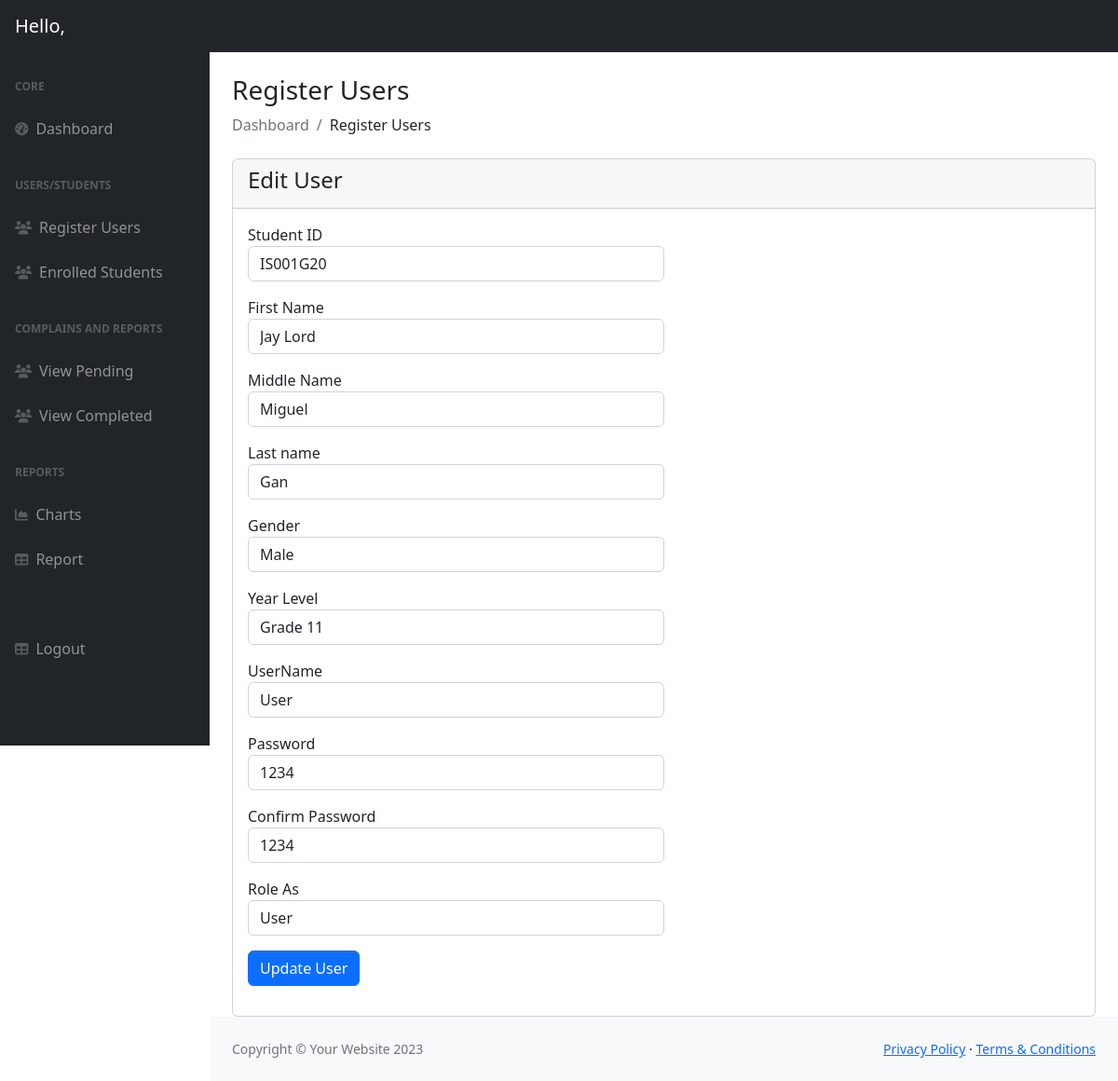
Before: /admin/edit_user.php?id=3444 with the older database file.
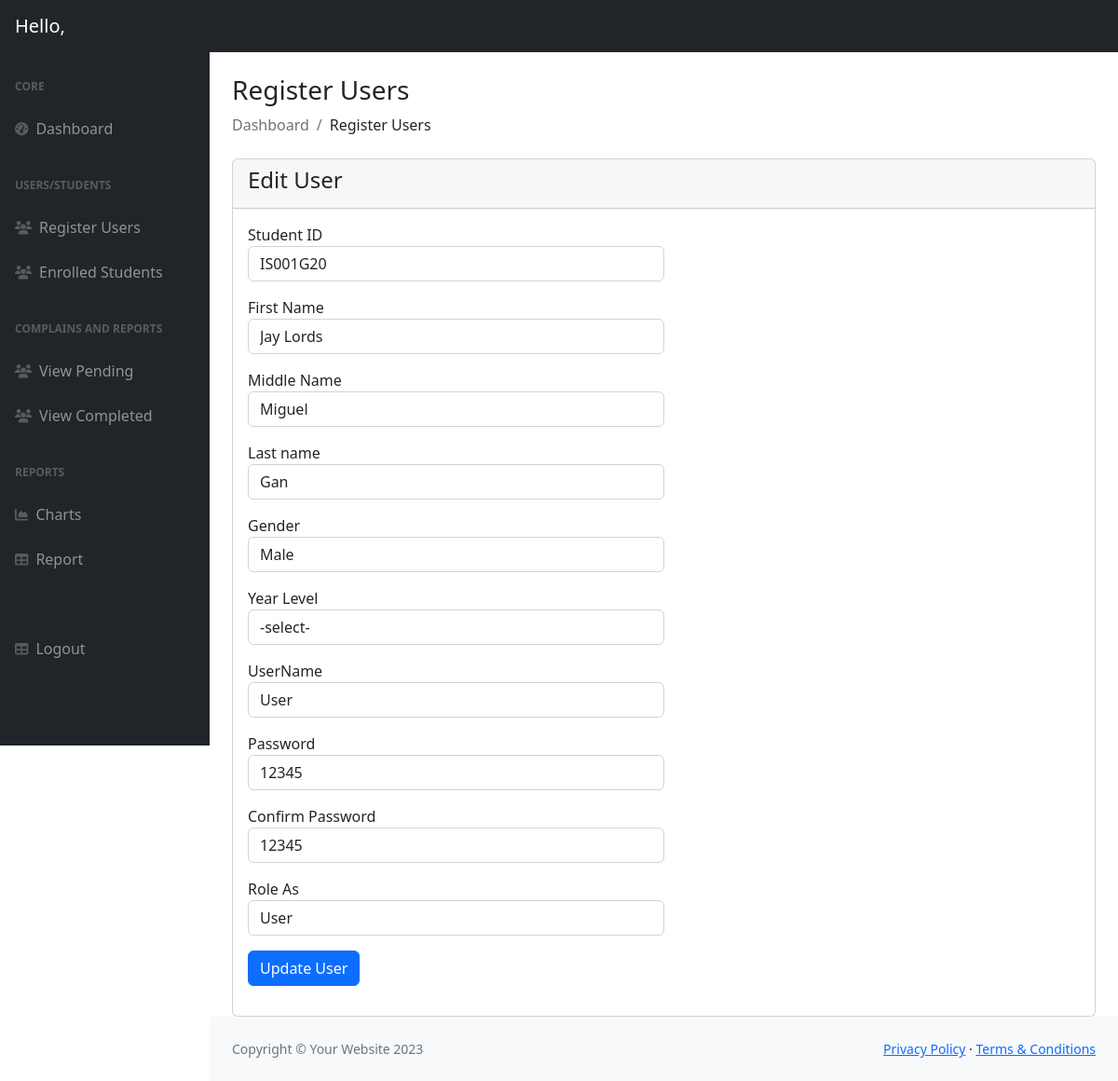
After: the same page with the newer database file.
### tables this page shows
CREATE TABLE `users` (
  `user_id` bigint(5) NOT NULL,
  `Student_id` varchar(100) NOT NULL,
  `first_name` varchar(20) NOT NULL,
  `middle_name` varchar(100) NOT NULL,
  `last_name` varchar(100) NOT NULL,
  `gender` varchar(100) NOT NULL,
  `Y_level` varchar(100) NOT NULL,
  `user_name` varchar(100) NOT NULL,
  `password` varchar(100) NOT NULL,
  `C_password` varchar(100) NOT NULL,
  `user_type` varchar(50) NOT NULL DEFAULT 'user'
);

### admin/edit_user.php (the view, shortened to what the changed rows need)
<?php
include('includes/header.php');
?>
<div class="container-fluid px-4">
        <div class="row">
              <div class="col-md-12">
                <div class="card">
                  <div class="card-body">
                    <?php
                    include('../connection/connection.php');
                    if (isset($_GET['id']))
                    {
                        $user_id = $_GET['id'];
                        $users = "SELECT * FROM `users` WHERE user_id='$user_id' ";
                        $users_run = mysqli_query($conn, $users);
                        if (mysqli_num_rows($users_run) > 0)
                        {
                            foreach($users_run as $user)
                            {
                            ?>
                                <form action="UpdateProcess_user.php" method="POST">
                                    <div classs="row">
                                        <div class="col-md-6 mb-3">
                                            <label for="">Student ID</label>
                                            <input type="text" name="Student_id" value="<?= $user['Student_id'];?>" class="form-control">
                                        </div>
                                        <div class="col-md-6 mb-3">
                                            <label for="">First Name</label>
                                            <input type="text" name="first_name" value="<?= $user['first_name'];?>" class="form-control">
                                        </div>
                                        <div class="col-md-6 mb-3">
                                            <label for="">Middle Name</label>
                                            <input type="text" name="middle_name" value="<?= $user['middle_name'];?>" class="form-control">
                                        </div>
                                        <div class="col-md-6 mb-3">
                                            <label for="">Last name</label>
                                            <input type="text" name="last_name" value="<?= $user['last_name'];?>" class="form-control">
                                        </div>
                                        <div class="col-md-6 mb-3">
                                            <label for="">Gender</label>
                                            <select name="gender" class="form-control">
                                                <option value="male" <?= $user['gender'] == 'male'? 'selected':''?> >Male</option>
                                            </select>
                                        </div>
                                        <div class="col-md-6 mb-3">
                                            <label for="">Year Level</label>
                                            <select name="Y_level" class="form-control">
                                                <option value="">-select-</option>
                                                <option value="Grade 11" <?= $user['Y_level'] == 'Grade 11'? 'selected':''?> >Grade 11</option>
                                            </select>
                                        </div>
                                        <div class="col-md-6 mb-3">
                                            <label for="">UserName</label>
                                            <input type="text" name="user_name" value="<?= $user['user_name'];?>" class="form-control">
                                        </div>
                                        <div class="col-md-6 mb-3">
                                            <label for="">Password</label>
                                            <input type="text" name="password" value="<?= $user['password'];?>" class="form-control">
                                        </div>
                                        <div class="col-md-6 mb-3">
                                            <label for="">Confirm Password</label>
                                            <input type="text" name="C_password" value="<?= $user['C_password'];?>" class="form-control">
                                        </div>
                                        <div class="col-md-6 mb-3">
                                            <label for="">Role As</label>
                                            <select name="user_type" class="form-control">
                                                <option value="user" <?= $user['user_type'] == 'user'? 'selected':''?> >User</option>
                                            </select>
                                        </div>
                                        <div class="col-md-12 mb-3">
                                            <button type="submit" name="update_user" class="btn btn-primary">Update User</button>
                                        </div>
                                    </div>
                                </form>
                            <?php
                            }
                        }
                        else
                        {
                            ?>
                            <h4>No Record found</h4>
                            <?php
                        }
                    }
                    ?>
                  </div>
                </div>
              </div>
        </div>
</div>
<?php
include('includes/footer.php');
include('includes/scripts.php');
?>

Changed rows visible on the page:
changed users "IS001G20": first_name "Jay Lord" → "Jay Lords"; Y_level "Grade 11" → "-select-"; password "1234" → "12345"; C_password "1234" → "12345"
